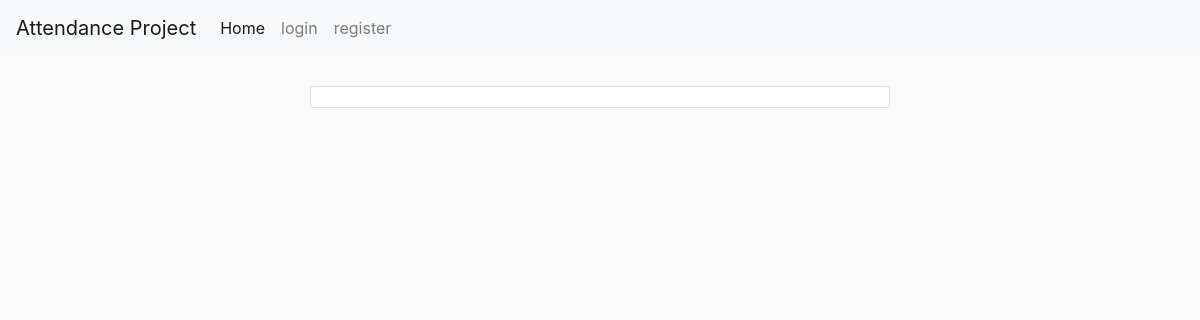
The app's page /, older data.
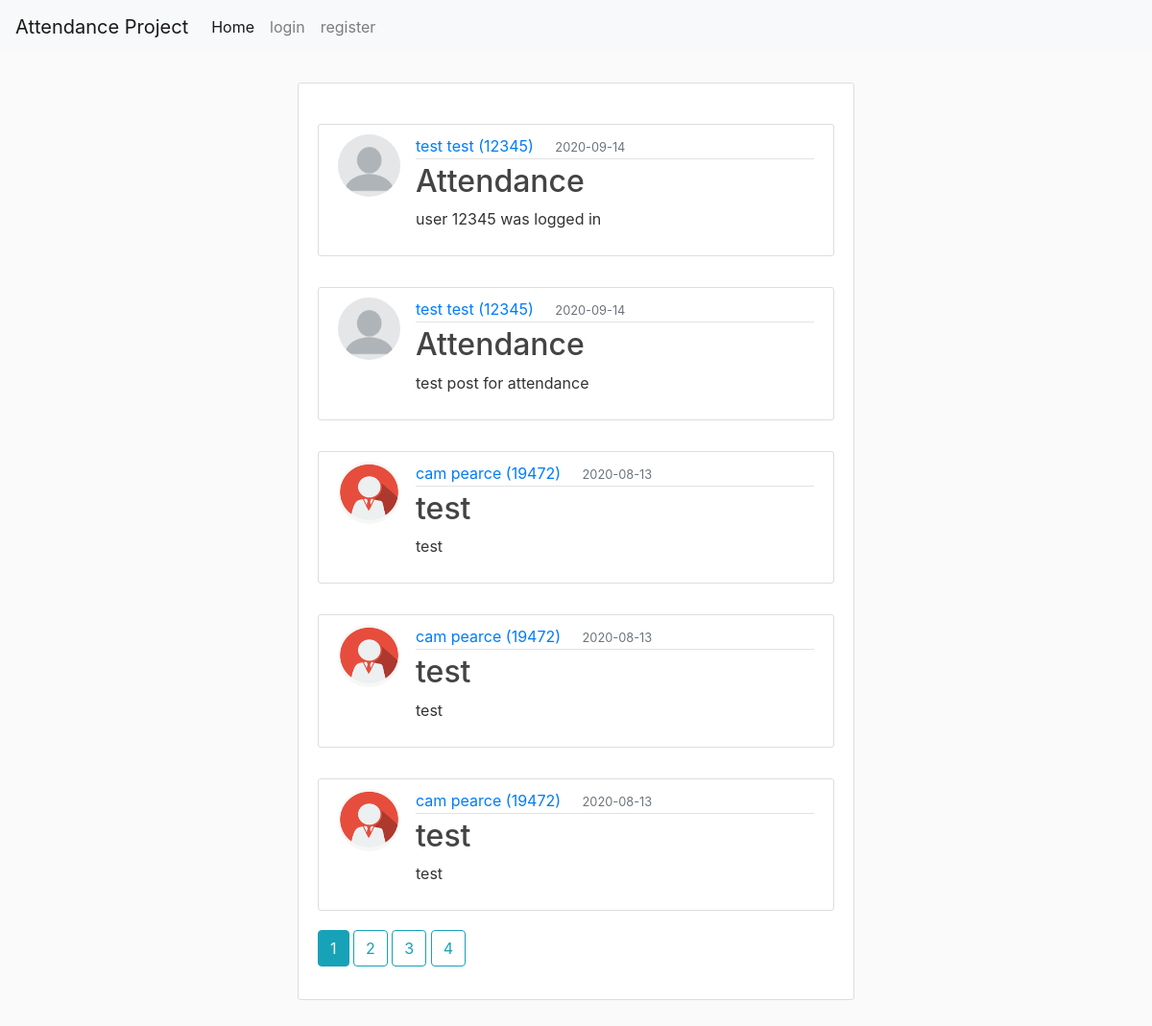
The same page, newer data.
### attendance/models.py (models this page shows, shortened)
class Post(db.Model):
    id = db.Column(db.Integer, primary_key=True)
    title = db.Column(db.String(20), nullable=False)
    date_posted = db.Column(db.DateTime, nullable=False, default=datetime.utcnow)
    content = db.Column(db.Text, nullable=False)
    user_id = db.Column(db.Integer, db.ForeignKey('user.id'), nullable=False)

class User(UserMixin ,db.Model):
    id = db.Column(db.Integer, primary_key=True)
    fname = db.Column(db.String(20), nullable=True)
    lname = db.Column(db.String(20), nullable=True)
    student_id = db.Column(db.String(20), unique=True, nullable=False)
    email = db.Column(db.String(120), unique=True, nullable=False)
    image_file = db.Column(db.String(20), nullable=False, default='default.jpg')
    password = db.Column(db.String(60), nullable=False)
    posts = db.relationship('Post', backref='author', lazy=True)

### attendance/main/routes.py (the view)
@main.route('/', methods=["GET", "POST"])
def home():
    page = request.args.get('page', 1, type=int)
    posts = Post.query.order_by(Post.date_posted.desc()).paginate(page=page, per_page=5) # number is amount of posts per page -- orders posts by newest (date_posted.desc)
    return render_template('home.html', posts=posts)

### attendance/templates/home.html (shortened to what this page needs)
{%extends "layout.html"%}
{% block content %}
<body>
    <div class="container">
        <div class="content-section">
            {% for post in posts.items %}
            <article class="media content-section">
                <img class="rounded-circle article-img" src="{{ url_for('static', filename='profile_pics/' + post.author.image_file) }}" alt="">
                <div class="media-body">
                <div class="article-metadata">
                    <a class="mr-2" href="{{ url_for('users.user_posts', student_id=post.author.student_id) }}">{{ post.author.fname }} {{ post.author.lname}} ({{ post.author.student_id }})</a>
                    <small class="text-muted">{{ post.date_posted.strftime('%Y-%m-%d') }}</small>
                </div>
                <h2><a class="article-title" href="{{url_for('posts.post', post_id=post.id )}}">{{ post.title }}</a></h2>
                <p class="article-content">{{ post.content }}</p>
                </div>
                </article>
            {% endfor %}
            {% for page_num in posts.iter_pages(left_edge=1, right_edge=1, left_current=1, right_current=3) %}
                {% if page_num %}
                    {% if posts.page == page_num %}
                        <a class='btn btn-info mb-4' href="{{ url_for('main.home', page=page_num) }}">{{ page_num }}</a>
                    {% else %}
                        <a class='btn btn-outline-info mb-4' href="{{ url_for('main.home', page=page_num) }}">{{ page_num }}</a>
                    {% endif %}
                {% else %}
                    ...
                {% endif %}
            {% endfor %}
        </div>
    </div>
</body>
{% endblock %}

### attendance/templates/layout.html (shortened to what this page needs)
<!DOCTYPE html>
<html>
<head>
    <link rel="stylesheet" href="{{ url_for('static', filename='css/bootstrap.min.css') }}" rel="stylesheet" media="screen">
    <link rel="stylesheet" href="https://maxcdn.bootstraprapcdn.com/bootstrap/4.0.0/css/bootstrap.min.css">
    <link rel="stylesheet" href="{{ url_for('static', filename='css/style.css') }}">
</head>
<body>
    <div id="wrapper">
        {%include "navigation.html" %}
        <div class="container">
        </div>
        {%block content%}{%endblock%}
        <br>
      </div>
</body>
</html>

### attendance/templates/navigation.html (shortened to what this page needs)
<nav class="navbar navbar-expand-lg navbar-light bg-light">
  <a class="navbar-brand" href="#">Attendance Project</a>
  <div class="collapse navbar-collapse" id="navbarNavAltMarkup">
    <div class="navbar-nav">
      <a class="nav-item nav-link active" href="{{ url_for('main.home') }}">Home <span class="sr-only">(current)</span></a>
      {% if current_user.is_authenticated %}
      <a class="nav-item nav-link" href="{{ url_for('users.account') }}">Account</a>
      <a class="nav-item nav-link" href="{{ url_for('posts.new_post') }}">New Post</a>
      <a class="nav-item nav-link" href="{{ url_for('users.logout') }}" tabindex="-1" aria-disabled="true">Logout</a>
      {% else %}
      <a class="nav-item nav-link" href="{{ url_for('users.login') }}">login</a>
      <a class="nav-item nav-link" href="{{ url_for('users.register') }}">register</a>
      {% endif %}
    </div>
  </div>
</nav>

### attendance/static/css/style.css (style rules this page uses)
body { background: #fafafa; color: #333333; }
h1, h2, h3, h4, h5, h6 { color: #444444; }
.container { width: 50%; margin: auto; padding: 10px; }
small.text-muted { text-align: center; width: 50%; margin: auto; padding: 10px; }
.media { margin-top: 2rem; }
.article-title { color: #444444; }
.article-content { white-space: pre-line; }
.article-img { height: 65px; width: 65px; margin-right: 16px; }
.article-metadata { padding-bottom: 1px; margin-bottom: 4px; border-bottom: 1px solid #e3e3e3 }
.content-section { background: #ffffff; padding: 10px 20px; border: 1px solid #dddddd; border-radius: 3px; margin-bottom: 20px; }

Row changes from the older to the newer data that the page shows:
added Post: image_file (placeholder picture), author.fname "test", author.lname "test", author.student_id "12345", date_posted "2020-09-14", title "Attendance", content "user 12345 was logged in"
added Post: image_file (placeholder picture), author.fname "test", author.lname "test", author.student_id "12345", date_posted "2020-09-14", title "Attendance", content "test post for attendance"
added Post: image_file (picture), author.fname "cam", author.lname "pearce", author.student_id "19472", date_posted "2020-08-13", title "test", content "test"
added Post: image_file (picture), author.fname "cam", author.lname "pearce", author.student_id "19472", date_posted "2020-08-13", title "test", content "test"
added Post: image_file (picture), author.fname "cam", author.lname "pearce", author.student_id "19472", date_posted "2020-08-13", title "test", content "test"
Text that changed along with them:
new list line: "1"
new list line: "2"
new list line: "3"
new list line: "4"
